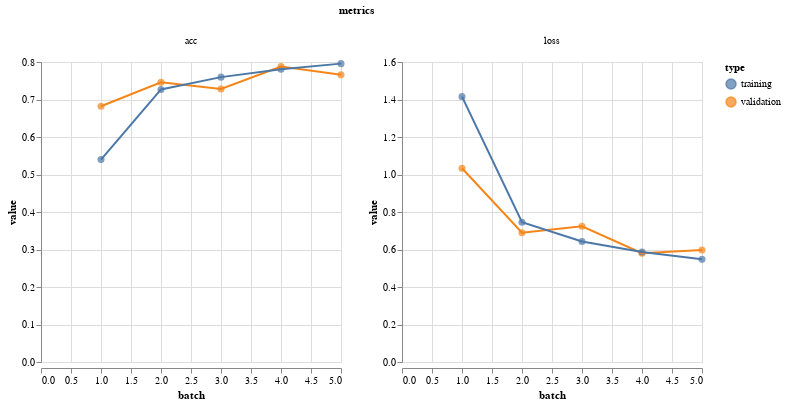

Write notebook code for a chart like this one.
### Markdown cell above
**Step 4: Check the performance of the model**

### Code cell
vis.metrics(output_pooling_conv.history)

### Figure 1 — Vega-Lite specification as saved in the notebook (floating-point values rounded to 4 significant figures)
{"$schema": "https://vega.github.io/schema/vega-lite/v2.4.3.json", "config": {"view": {"height": 300, "width": 400}}, "data": {"values": [{"batch": 1, "metrics": "loss", "type": "validation", "value": 1.033}, {"batch": 2, "metrics": "loss", "type": "validation", "value": 0.6891}, {"batch": 3, "metrics": "loss", "type": "validation", "value": 0.7239}, {"batch": 4, "metrics": "loss", "type": "validation", "value": 0.5805}, {"batch": 5, "metrics": "loss", "type": "validation", "value": 0.597}, {"batch": 1, "metrics": "acc", "type": "validation", "value": 0.6821}, {"batch": 2, "metrics": "acc", "type": "validation", "value": 0.7457}, {"batch": 3, "metrics": "acc", "type": "validation", "value": 0.728}, {"batch": 4, "metrics": "acc", "type": "validation", "value": 0.788}, {"batch": 5, "metrics": "acc", "type": "validation", "value": 0.7657}, {"batch": 1, "metrics": "loss", "type": "training", "value": 1.415}, {"batch": 2, "metrics": "loss", "type": "training", "value": 0.7455}, {"batch": 3, "metrics": "loss", "type": "training", "value": 0.643}, {"batch": 4, "metrics": "loss", "type": "training", "value": 0.5869}, {"batch": 5, "metrics": "loss", "type": "training", "value": 0.5475}, {"batch": 1, "metrics": "acc", "type": "training", "value": 0.5399}, {"batch": 2, "metrics": "acc", "type": "training", "value": 0.7268}, {"batch": 3, "metrics": "acc", "type": "training", "value": 0.7596}, {"batch": 4, "metrics": "acc", "type": "training", "value": 0.7807}, {"batch": 5, "metrics": "acc", "type": "training", "value": 0.7957}]}, "facet": {"column": {"field": "metrics", "type": "nominal"}}, "resolve": {"scale": {"color": "shared", "x": "shared", "y": "independent"}}, "spec": {"layer": [{"encoding": {"color": {"field": "type", "type": "nominal"}, "tooltip": [{"field": "batch", "type": "quantitative"}, {"field": "value", "type": "quantitative"}], "x": {"field": "batch", "type": "quantitative"}, "y": {"field": "value", "type": "quantitative"}}, "height": 300, "mark": {"size": 50, "type": "circle"}, "width": 300}, {"encoding": {"color": {"field": "type", "type": "nominal"}, "x": {"field": "batch", "type": "quantitative"}, "y": {"field": "value", "type": "quantitative"}}, "height": 300, "mark": "line", "width": 300}]}}
